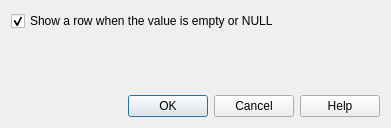
<?xml version="1.0" encoding="UTF-8"?>
<ui version="4.0">
 <class>Dialog</class>
 <widget class="QDialog" name="Dialog">
  <property name="geometry">
   <rect>
    <x>0</x>
    <y>0</y>
    <width>391</width>
    <height>128</height>
   </rect>
  </property>
  <property name="windowTitle">
   <string>HTML Maptip</string>
  </property>
  <layout class="QVBoxLayout" name="verticalLayout">
   <item>
    <widget class="QCheckBox" name="show_null">
     <property name="text">
      <string>Show a row when the value is empty or NULL</string>
     </property>
     <property name="checked">
      <bool>true</bool>
     </property>
    </widget>
   </item>
   <item>
    <spacer name="verticalSpacer">
     <property name="orientation">
      <enum>Qt::Vertical</enum>
     </property>
     <property name="sizeHint" stdset="0">
      <size>
       <width>20</width>
       <height>40</height>
      </size>
     </property>
    </spacer>
   </item>
   <item>
    <widget class="QDialogButtonBox" name="button_box">
     <property name="orientation">
      <enum>Qt::Horizontal</enum>
     </property>
     <property name="standardButtons">
      <set>QDialogButtonBox::Cancel|QDialogButtonBox::Help|QDialogButtonBox::Ok</set>
     </property>
    </widget>
   </item>
  </layout>
 </widget>
 <resources/>
 <connections/>
</ui>
